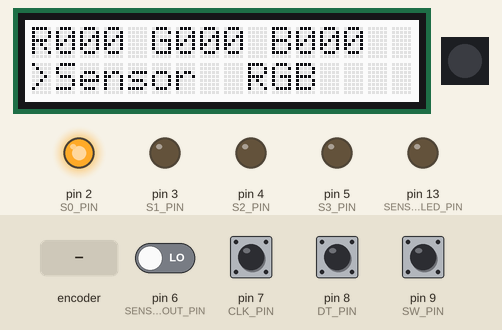
Simulated run of this sketch. Board: Arduino Uno, built with avr-gcc and run on an emulated ATmega328P. Shown: 16×2 character LCD, 1 RGB LEDs in strip order, left to right, output pins drawn as LEDs (lit = HIGH). The inputs (shaded band) are chosen by the test bench; at power-on: pin 7 (CLK_PIN), pin 8 (DT_PIN), pin 9 (SW_PIN) HIGH, pin 6 (SENSOR_OUT_PIN) LOW. Dim RGB values are drawn brighter than linear; what the sketch prints to the serial monitor is not drawn.

Above: at 1.3 s.
1.4 s: pin 9 (SW_PIN) pulled LOW for 0.15 s
At 1.84 s:
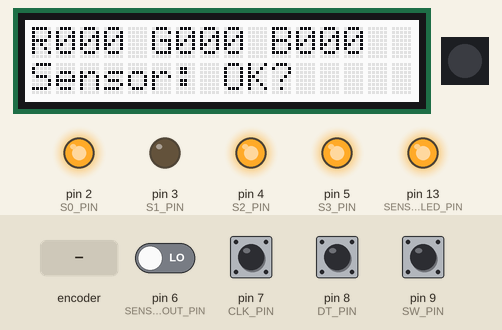
2.1 s: pin 9 (SW_PIN) pulled LOW for 1 s
At 2.8 s:
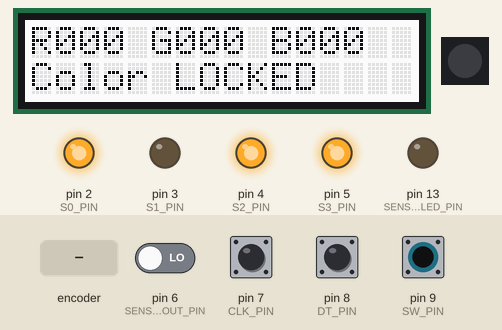
4.6 s: pin 9 (SW_PIN) pulled LOW for 0.15 s
At 5.0 s:
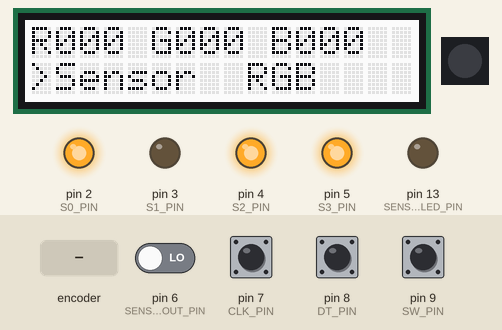
6.2 s: rotary encoder on pin 7 (CLK_PIN) / pin 8 (DT_PIN) turned 1 step (first pin leading)
At 7.3 s:
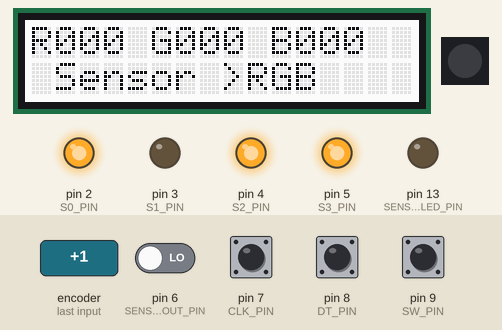
7.9 s: pin 9 (SW_PIN) pulled LOW for 3.2 s
At 8.8 s:
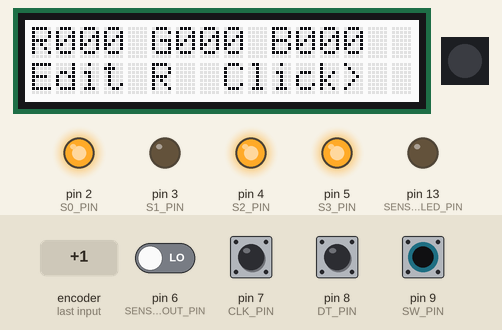
12.6 s: rotary encoder on pin 7 (CLK_PIN) / pin 8 (DT_PIN) turned 3 steps (first pin leading)
At 13.7 s:
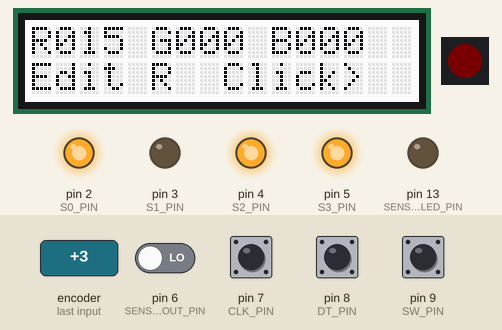
Timing chart, 0 to 15.6 s (numbered marks = the images above; inputs shaded):
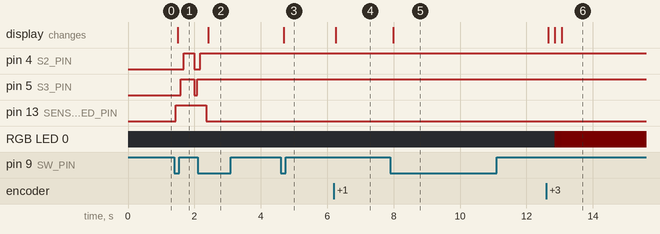

Measured:
- after the input at 1.4 s, pin 4 (S2_PIN): LOW → HIGH after 0.27 s, → LOW 0.32 s later; pin 5 (S3_PIN): LOW → HIGH after 0.18 s, → LOW 0.41 s later, → HIGH 0.09 s later; pin 13 (SENSOR_LED_PIN): LOW → HIGH at once; the display: changes after 0.09 s (image 1)
- after the input at 2.1 s, pin 4 (S2_PIN): goes on until 2.2 s, then stays HIGH; pin 5 (S3_PIN): stops changing and stays HIGH; pin 13 (SENSOR_LED_PIN): HIGH → LOW after 0.26 s; the display: changes after 0.31 s (image 2)
- after the input at 4.6 s, the display: changes after 0.09 s (image 3)
- after the input at 6.2 s, the display: changes after 0.06 s (image 4)
- after the input at 7.9 s, the display: changes after 0.09 s (image 5)
- after the input at 12.6 s, RGB LED 0: off → RGB(1, 0, 0) after 0.26 s, → RGB(2, 0, 0) 0.20 s later; the display: first changes after 0.06 s (image 6 shows a later state)

The sketch:

vespera_controller_v0_local.ino
```cpp
#include <Wire.h>
#include <DFRobot_RGBLCD1602.h>
#include <Adafruit_NeoPixel.h>

// Hardware Setup and Global Variables

// TCS3200 Color Sensor
const int S0_PIN = 2;
const int S1_PIN = 3;
const int S2_PIN = 4;
const int S3_PIN = 5;
const int SENSOR_OUT_PIN = 6;

// Rotary Encoder
const int CLK_PIN = 7;
const int DT_PIN = 8;
const int SW_PIN = 9;

//  WS2812 RGB LED
const int LED_PIN = 10;
const int LED_COUNT = 1;

// Sensor Fill Light
const int SENSOR_LED_PIN = 13;

// LCD Display
DFRobot_RGBLCD1602 lcd(0x60, 16, 2);

// WS2812 LED Object
Adafruit_NeoPixel pixel(
  LED_COUNT,
  LED_PIN,
  NEO_GRB + NEO_KHZ800
);

// Application States
enum AppState {
  MENU,
  SENSOR_PREVIEW,
  RGB_EDIT,
  COLOR_LOCKED
};

AppState state = MENU;

// Menu selection: 0 = Sensor Detection, 1 = Manual RGB
int menuSelection = 0;

// RGB adjustment selection: 0 = Red, 1 = Green, 2 = Blue, 3 = Confirm
int rgbSelection = 0;

// Current RGB color values
int R = 0;
int G = 0;
int B = 0;

// Locked RGB color values
int lockedR = 0;
int lockedG = 0;
int lockedB = 0;

// Rotary Encoder State
int lastCLK = HIGH;
int lastButtonReading = HIGH;
int stableButtonState = HIGH;

unsigned long lastButtonChangeTime = 0;
const unsigned long debounceMs = 35;

// Color Detection Parameters
const int SAMPLE_COUNT = 3;

const unsigned long sensorIntervalMs = 500;
unsigned long lastSensorReadTime = 0;

// Treat the color as dark when all three channel signals are weak
const unsigned long DARK_PULSE_THRESHOLD = 300;
```

functions.ino
```cpp
// Function Definitions

// Sensor Fill Light Control
void setSensorLight(bool enabled) {
  digitalWrite(
    SENSOR_LED_PIN,
    enabled ? HIGH : LOW
  );
}

// RGB LED Control
void showColor(int red, int green, int blue) {
  pixel.setPixelColor(
    0,
    pixel.Color(
      constrain(red, 0, 255),
      constrain(green, 0, 255),
      constrain(blue, 0, 255)
    )
  );

  pixel.show();
}

void showCurrentColor() {
  showColor(R, G, B);
}

void showLockedColor() {
  showColor(lockedR, lockedG, lockedB);
}

// LCD Display
void printLCDLine(int row, const char* message) {
  lcd.setCursor(0, row);
  lcd.print("                ");
  lcd.setCursor(0, row);
  lcd.print(message);
}

void updateLCD() {
  char line1[17];
  char line2[17];

  snprintf(
    line1,
    sizeof(line1),
    "R%03d G%03d B%03d",
    R, G, B
  );

  printLCDLine(0, line1);

  switch (state) {
    case MENU:
      if (menuSelection == 0) {
        snprintf(line2, sizeof(line2), ">Sensor  RGB");
      } else {
        snprintf(line2, sizeof(line2), " Sensor >RGB");
      }
      break;

    case SENSOR_PREVIEW:
      snprintf(line2, sizeof(line2), "Sensor: OK?");
      break;

    case RGB_EDIT:
      if (rgbSelection == 0) {
        snprintf(line2, sizeof(line2), "Edit R  Click>");
      } else if (rgbSelection == 1) {
        snprintf(line2, sizeof(line2), "Edit G  Click>");
      } else if (rgbSelection == 2) {
        snprintf(line2, sizeof(line2), "Edit B  Click>");
      } else {
        snprintf(line2, sizeof(line2), "Click to CONFIRM");
      }
      break;

    case COLOR_LOCKED:
      snprintf(line2, sizeof(line2), "Color LOCKED");
      break;
  }

  printLCDLine(1, line2);
}

// Read Sensor Pulse
unsigned long readPulse(int s2, int s3) {
  digitalWrite(S2_PIN, s2);
  digitalWrite(S3_PIN, s3);

  delayMicroseconds(300);

  return pulseIn(SENSOR_OUT_PIN, LOW, 30000);
}

// Sample Multiple Times and Calculate Average
unsigned long readAveragePulse(int s2, int s3) {
  unsigned long total = 0;
  int validSamples = 0;

  for (int i = 0; i < SAMPLE_COUNT; i++) {
    unsigned long pulse = readPulse(s2, s3);

    if (pulse > 0) {
      total += pulse;
      validSamples++;
    }
  }

  if (validSamples == 0) {
    return 0;
  }

  return total / validSamples;
}

// Update Detected Color
void setDetectedColor(int red, int green, int blue) {
  R = red;
  G = green;
  B = blue;
}

// Print Detection Result
void printDetectedColor(const char* name) {
  Serial.print("Detected color: ");
  Serial.println(name);
}

// Color Detection
bool readSensorRGB(int &red, int &green, int &blue) {
  // Read the red, blue, and green channels in sequence
  unsigned long redPulse =
    readAveragePulse(LOW, LOW);

  unsigned long bluePulse =
    readAveragePulse(LOW, HIGH);

  unsigned long greenPulse =
    readAveragePulse(HIGH, HIGH);

  Serial.println("--------------------");

  Serial.print("R pulse = ");
  Serial.println(redPulse);

  Serial.print("G pulse = ");
  Serial.println(greenPulse);

  Serial.print("B pulse = ");
  Serial.println(bluePulse);

  // Set the default output color to black
  red = 0;
  green = 0;
  blue = 0;

  setDetectedColor(0, 0, 0);

  // Check for invalid readings
  if (redPulse == 0 ||
      greenPulse == 0 ||
      bluePulse == 0) {
    printDetectedColor("UNKNOWN - BLACK");
    return true;
  }

  // Treat the color as dark when all three channel signals are weak
  if (redPulse >= DARK_PULSE_THRESHOLD &&
      greenPulse >= DARK_PULSE_THRESHOLD &&
      bluePulse >= DARK_PULSE_THRESHOLD) {
    printDetectedColor("DARK - BLACK");
    return true;
  }

  // A shorter pulse period indicates stronger detected light.
  // Use the reciprocal of each pulse period to estimate relative channel intensity.
  float rValue = 1.0f / redPulse;
  float gValue = 1.0f / greenPulse;
  float bValue = 1.0f / bluePulse;

  float total = rValue + gValue + bValue;

  // Prevent division by zero
  if (total <= 0.0f) {
    printDetectedColor("UNKNOWN - BLACK");
    return true;
  }

  // Convert relative intensity values to the 0-255 range
  red = constrain(
    (int)(rValue / total * 255.0f),
    0, 255
  );

  green = constrain(
    (int)(gValue / total * 255.0f),
    0, 255
  );

  blue = constrain(
    (int)(bValue / total * 255.0f),
    0, 255
  );

  // Update the current color
  setDetectedColor(red, green, blue);

  // Print the RGB values
  Serial.print("RGB = ");
  Serial.print(red);
  Serial.print(", ");
  Serial.print(green);
  Serial.print(", ");
  Serial.println(blue);

  // Identify the dominant color channel
  if (red > green && red > blue) {
    printDetectedColor("RED DOMINANT");
  } else if (green > red && green > blue) {
    printDetectedColor("GREEN DOMINANT");
  } else if (blue > red && blue > green) {
    printDetectedColor("BLUE DOMINANT");
  } else {
    printDetectedColor("MIXED COLOR");
  }

  return true;
}

// Enter the Selected Mode
void enterSelectedMode() {
  if (menuSelection == 0) {
    setSensorLight(true);

    state = SENSOR_PREVIEW;
    lastSensorReadTime = 0;

    Serial.println("Sensor preview mode");
    Serial.println("Sensor light ON");
  } else {
    setSensorLight(false);

    state = RGB_EDIT;
    rgbSelection = 0;

    Serial.println("Manual RGB mode");
    Serial.println("Sensor light OFF");
  }

  updateLCD();
}

// Lock the Current Color
void lockCurrentColor() {
  lockedR = R;
  lockedG = G;
  lockedB = B;

  state = COLOR_LOCKED;

  setSensorLight(false);

  showLockedColor();
  updateLCD();

  Serial.println("Color locked:");

  Serial.print("R = ");
  Serial.println(lockedR);

  Serial.print("G = ");
  Serial.println(lockedG);

  Serial.print("B = ");
  Serial.println(lockedB);

  Serial.println("Sensor light OFF");
}

// Handle Rotary Encoder Rotation
void handleRotation() {
  int currentCLK = digitalRead(CLK_PIN);

  if (lastCLK == HIGH && currentCLK == LOW) {
    int dt = digitalRead(DT_PIN);

    int step = (dt == HIGH) ? 5 : -5;

    switch (state) {
      case MENU:
        menuSelection += (step > 0) ? 1 : -1;

        if (menuSelection < 0) {
          menuSelection = 1;
        }

        if (menuSelection > 1) {
          menuSelection = 0;
        }

        updateLCD();
        break;

      case RGB_EDIT:
        if (rgbSelection == 0) {
          R = constrain(R + step, 0, 255);
        } else if (rgbSelection == 1) {
          G = constrain(G + step, 0, 255);
        } else if (rgbSelection == 2) {
          B = constrain(B + step, 0, 255);
        }

        showCurrentColor();
        updateLCD();
        break;

      case SENSOR_PREVIEW:
        // Rotation does not change the color in sensor detection mode
        break;

      case COLOR_LOCKED:
        // Rotation does not change the color while it is locked
        break;
    }
  }

  lastCLK = currentCLK;
}

// Handle Rotary Encoder Button
void handleButton() {
  int reading = digitalRead(SW_PIN);

  // Detect changes in the button reading
  if (reading != lastButtonReading) {
    lastButtonChangeTime = millis();
    lastButtonReading = reading;
  }

  // Debounce the button
  if (millis() - lastButtonChangeTime >= debounceMs) {
    if (reading != stableButtonState) {
      stableButtonState = reading;

      // INPUT_PULLUP: the button reads LOW when pressed
      if (stableButtonState == LOW) {
        Serial.println("Encoder button PRESSED");

        switch (state) {
          case MENU:
            enterSelectedMode();
            break;

          case SENSOR_PREVIEW:
            Serial.println("Confirm sensor color");
            lockCurrentColor();
            break;

          case RGB_EDIT:
            rgbSelection++;

            if (rgbSelection > 3) {
              lockCurrentColor();
            } else {
              updateLCD();
            }
            break;

          case COLOR_LOCKED:
            setSensorLight(false);

            state = MENU;
            updateLCD();

            Serial.println("Back to menu");
            break;
        }
      }
    }
  }
}
```

mainprogram.ino
```cpp
// Main Program

// System Initialization
void setup() {
  Serial.begin(115200);

  // Initialize the TCS3200 color sensor
  pinMode(S0_PIN, OUTPUT);
  pinMode(S1_PIN, OUTPUT);
  pinMode(S2_PIN, OUTPUT);
  pinMode(S3_PIN, OUTPUT);
  pinMode(SENSOR_OUT_PIN, INPUT);

  // Set the sensor output frequency scaling to 20%
  digitalWrite(S0_PIN, HIGH);
  digitalWrite(S1_PIN, LOW);

  // Initialize the sensor fill light and keep it OFF at startup
  pinMode(SENSOR_LED_PIN, OUTPUT);
  setSensorLight(false);

  // Initialize the rotary encoder
  pinMode(CLK_PIN, INPUT_PULLUP);
  pinMode(DT_PIN, INPUT_PULLUP);
  pinMode(SW_PIN, INPUT_PULLUP);

  lastCLK = digitalRead(CLK_PIN);
  lastButtonReading = digitalRead(SW_PIN);
  stableButtonState = lastButtonReading;

  // Initialize the LCD
  Wire.begin();
  lcd.init();
  lcd.setRGB(255, 255, 255);

  // Initialize the WS2812 RGB LED
  pixel.begin();
  pixel.setBrightness(50);
  pixel.clear();
  pixel.show();

  // Update the initial display
  updateLCD();

  Serial.println("RGB and TCS3200 controller ready");
  Serial.println("Basic RGB recognition enabled");
  Serial.println("WS2812 initialized OFF");
  Serial.println("Sensor light OFF at startup");
}

// Main Loop
void loop() {
  // Continuously check the rotary encoder and its button
  handleRotation();
  handleButton();

  // Read the color only in sensor detection mode
  if (state == SENSOR_PREVIEW) {
    if (millis() - lastSensorReadTime >= sensorIntervalMs) {
      lastSensorReadTime = millis();

      int sensorR = 0;
      int sensorG = 0;
      int sensorB = 0;

      if (readSensorRGB(sensorR, sensorG, sensorB)) {
        R = sensorR;
        G = sensorG;
        B = sensorB;

        showCurrentColor();
        updateLCD();
      }
    }
  }
}
```
